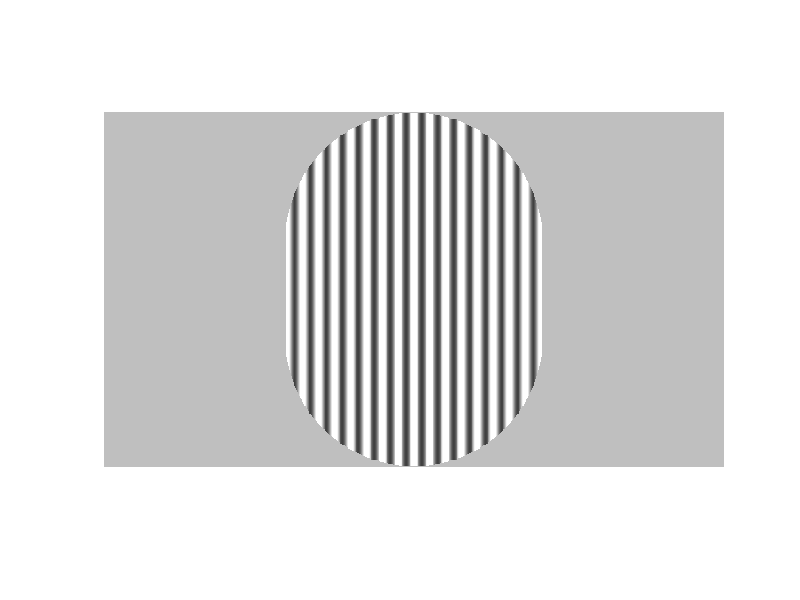

This figure's MATLAB source:
function make_capsule_vertical_sine_area(H, W, areaRatio, period, bgGray, contrast, outFile)
% H         : 画布高度（像素）
% W         : 画布宽度（像素）
% areaRatio : 图形面积 / 画布面积，例如 0.35
% period    : 正弦光栅周期（像素）
% bgGray    : 背景灰度，0~1，例如 0.75
% contrast  : 对比度，0~1，例如 1.0
% outFile   : 输出文件名，例如 'capsule_sine.jpg'

if nargin < 1, H = 400; end
if nargin < 2, W = 700; end
if nargin < 3, areaRatio = 0.35; end
if nargin < 4, period = 18; end
if nargin < 5, bgGray = 0.75; end
if nargin < 6, contrast = 1.0; end
if nargin < 7, outFile = 'capsule_sine.jpg'; end

if areaRatio <= 0 || areaRatio >= 1
    error('areaRatio 必须在 0 和 1 之间。');
end

if period <= 0
    error('period 必须大于 0。');
end

if bgGray < 0 || bgGray > 1
    error('bgGray 必须在 [0,1] 之间。');
end

if contrast < 0 || contrast > 1
    error('contrast 必须在 [0,1] 之间。');
end

canvasArea = H * W;
targetArea = areaRatio * canvasArea;

% 形状高度固定为 H，上下半圆贴住上下边界
% 设半径为 r，则面积：
% A = 2*r*(H - 2*r) + pi*r^2
%   = 2*H*r + (pi - 4)*r^2
a = pi - 4;
b = 2 * H;
c = -targetArea;

disc = b^2 - 4*a*c;
if disc < 0
    error('给定 areaRatio 无法得到实数解。');
end

r1 = (-b + sqrt(disc)) / (2*a);
r2 = (-b - sqrt(disc)) / (2*a);

candidates = [r1, r2];
candidates = candidates(candidates > 0 & candidates < H/2);

if isempty(candidates)
    error('没有找到合法半径，请检查 areaRatio。');
end

r = min(candidates);

if 2*r > W
    error('图形太宽，当前 areaRatio 下得到的图形会超过画布宽度。请减小 areaRatio 或增大 W。');
end

% 坐标网格
[x, y] = meshgrid(1:W, 1:H);
cx = (W + 1) / 2;

% 圆心位置：上下半圆分别贴住顶边和底边
yTopC    = 1 + r;
yBottomC = H - r;

% 形状掩膜：上半圆 + 中间矩形 + 下半圆
maskRect = abs(x - cx) <= r & y >= yTopC & y <= yBottomC;
maskTop  = (x - cx).^2 + (y - yTopC).^2 <= r^2 & y < yTopC;
maskBot  = (x - cx).^2 + (y - yBottomC).^2 <= r^2 & y > yBottomC;
mask = maskRect | maskTop | maskBot;

% 竖向连续正弦光栅：
% 只沿 x 方向变化，并且用 abs(x-cx) 保证左右对称
% grating 范围在 [0,1]
% 通过搜索相位，让形状内部平均亮度尽量接近 bgGray
phases = linspace(0, period, 400);
bestPhase = 0;
bestDiff = inf;

for p = phases
    grating = 0.5 + 0.5 * sin(2*pi*(abs(x - cx) + p) / period);
    meanInside = mean(grating(mask));
    diffNow = abs(meanInside - 0.5);
    if diffNow < bestDiff
        bestDiff = diffNow;
        bestPhase = p;
    end
end

% 最终正弦光栅
grating = 0.5 + 0.5 * sin(2*pi*(abs(x - cx) + bestPhase) / period);

% 映射到亮度范围
innerGray = bgGray + contrast * (grating - 0.5);

% 裁剪到 [0,1]
innerGray = max(0, min(1, innerGray));

% 生成背景图像
img = bgGray * ones(H, W, 3);

for c = 1:3
    channel = img(:,:,c);
    channel(mask) = innerGray(mask);
    img(:,:,c) = channel;
end

% 显示与保存
figure('Color', [bgGray bgGray bgGray], 'Position', [100 100 W H]);
imshow(img, 'Border', 'tight');
axis image off;

imwrite(img, outFile);

fprintf('已保存到: %s\n', outFile);
fprintf('实际半径 r = %.2f px\n', r);
fprintf('实际图形面积比例约为 %.4f\n', nnz(mask)/canvasArea);
fprintf('最佳相位 = %.4f\n', bestPhase);

end
